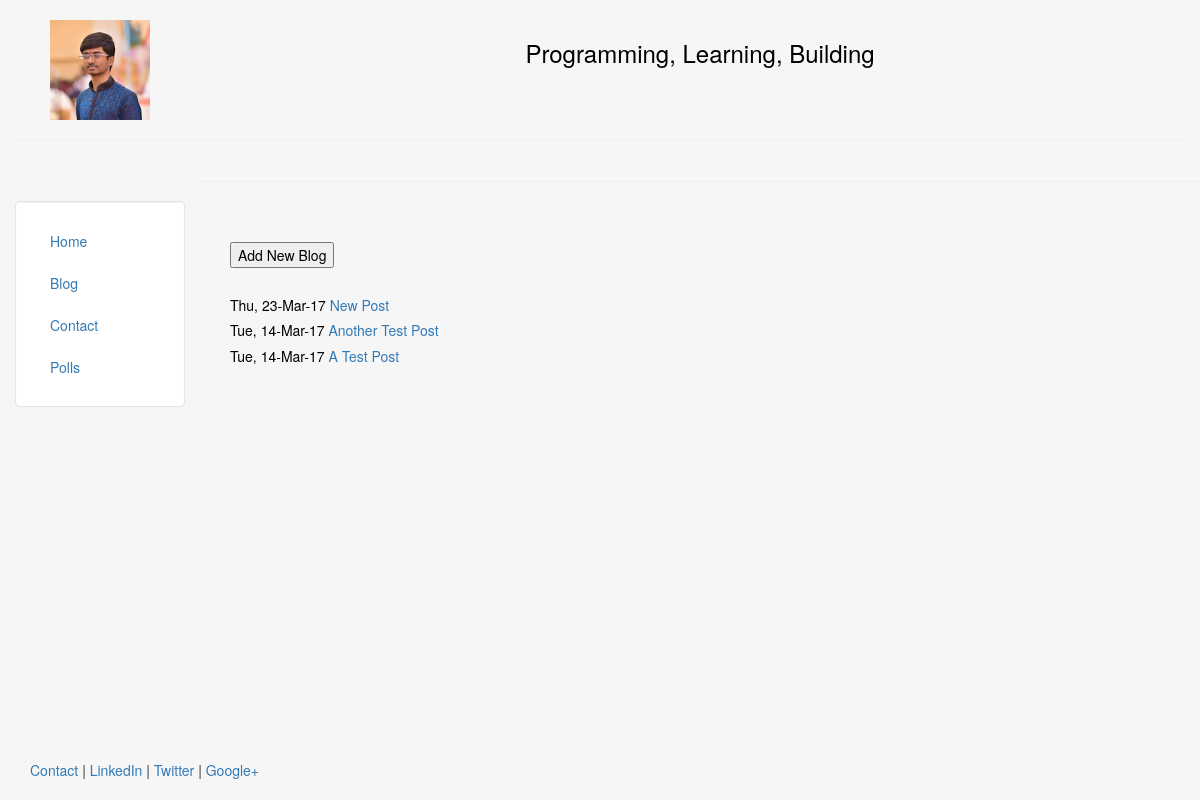
/blog/, run on an earlier commit of the app's database.
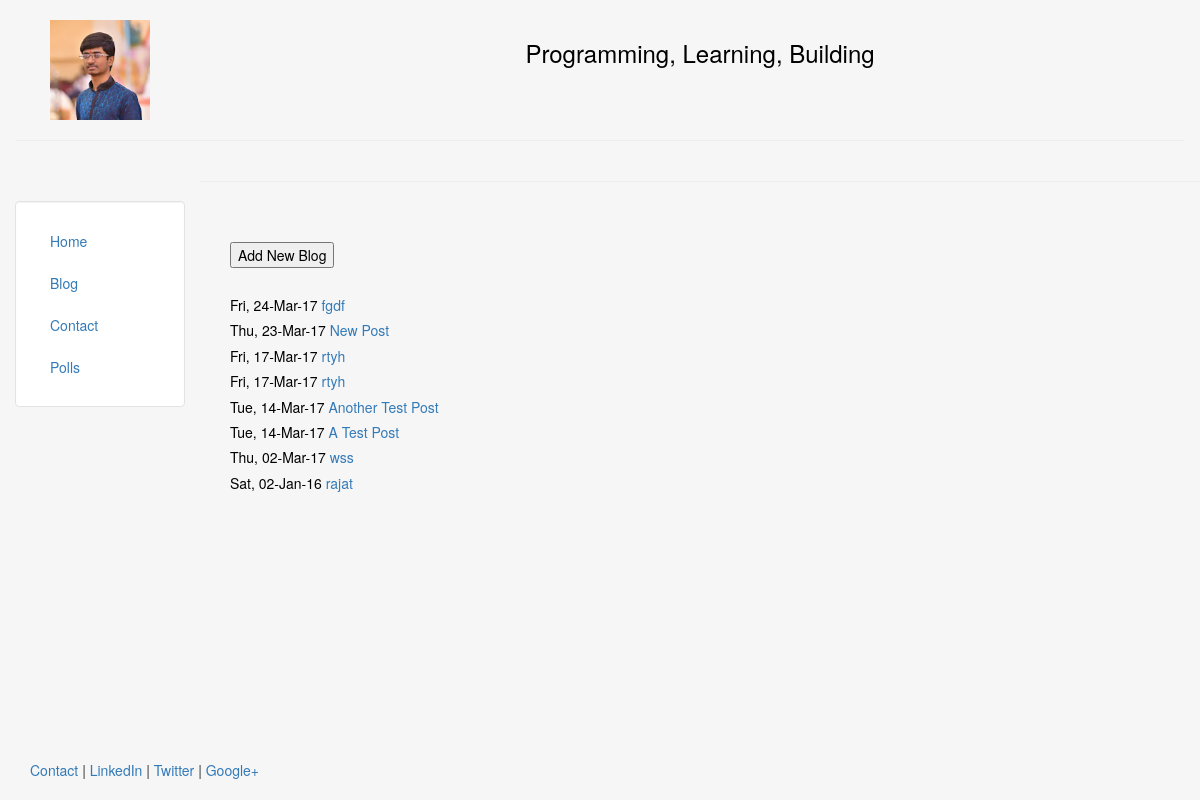
And on a later commit of the database.
### blog/models.py (models this page shows, shortened)
class Post(models.Model):
	title = models.CharField(max_length = 140)
	body = models.TextField()
	date = models.DateTimeField()

### blog/views.py (the view)
class postList(generic.ListView):
	template_name = 'blog/blog.html'
	def get_queryset(self):
		return Post.objects.all().order_by("-date")[:25]

### blog/templates/blog/blog.html
{% extends "personal/header.html" %}
{% block content %}
	<form action="{% url "blog:add_post" %}" >
		<button class="b">Add New Blog</button><br><br>
	</form>
	{% for post in object_list %}
		<h5>{{ post.date|date:"D, d-M-y" }}<a href="/blog/{{ post.id }}"> {{ post.title }}</a></h5>
	{% endfor %}
{% endblock %}

### personal/templates/personal/header.html (shortened to what this page needs)
<!DOCTYPE html>
<html lang="en">
<head>
	{% load staticfiles %}
	<link rel="stylesheet" href="{% static 'personal/css/bootstrap.min.css' %}" type = "text/css"/>
</head>
<body class="body" style="background-color: #f6f6f6" >
	<div class="container-fluid" style="min-height:95%; ">
		<div class="row">
			  <div class="col-sm-2">
				  <br>
				  <center>
					<img src="{% static 'personal/img/profile.jpg' %}" class="responsive-img" style='max-height:100px;' alt="Profile Image">
				  </center>
			  </div>
			  <div class="col-sm-10">
				  <br>
				  <center>
				  <h3><font color="black">Programming, Learning, Building</font></h3>
				  </center>
			  </div>
		</div><hr>
		<div class="row">
		  <div class="col-sm-2">
		  <br>
		  <br>
			<div class="well bs-sidebar" id="sidebar" style="background-color:#fff">
			  <ul class="nav nav-pills nav-stacked">
				<li title="Go to Home"><a href='/'>Home</a></li>
				<li><a href='/blog/'>Blog</a></li>
				<li><a href='/contact/'>Contact</a></li>
				<li><a href="/polls/">Polls</a></li>
			  </ul>
			</div>
		  </div><hr>
		  <div class="col-sm-10">
			<div class='container-fluid' font-color='white'>
			<br><br>
			<font color="black">
			   {% block content %}
			   {% endblock %}
			   </font>
			</div>
		  </div>
		</div>
	</div>
	<footer>
		<div class="container-fluid" style='margin-left:15px'>
			<p><a href="#" target="blank">Contact</a> | <a href="#" target="blank">LinkedIn</a> | <a href="#" target="blank">Twitter</a> | <a href="#" target="blank">Google+</a></p>
		</div>
	</footer>
</body>
</html>

### personal/templates/personal/header.html (style rules this page uses)
html, body { height:100% }

What changed in the data, as far as the page shows it:
added Post: date "Fri, 24-Mar-17", title "fgdf"
added Post: date "Fri, 17-Mar-17", title "rtyh"
added Post: date "Fri, 17-Mar-17", title "rtyh"
added Post: date "Thu, 02-Mar-17", title "wss"
added Post: date "Sat, 02-Jan-16", title "rajat"
